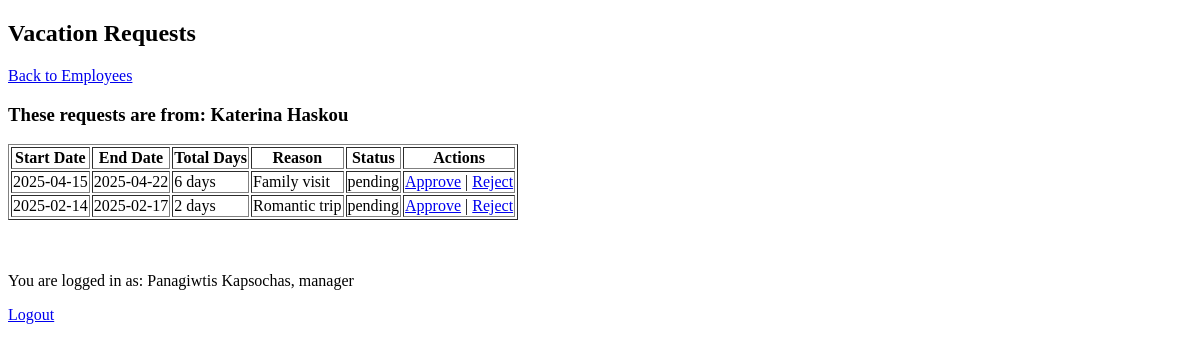
Before: /manageRequestsForm.php?employee_code=1111112 (signed in) with the older database file.
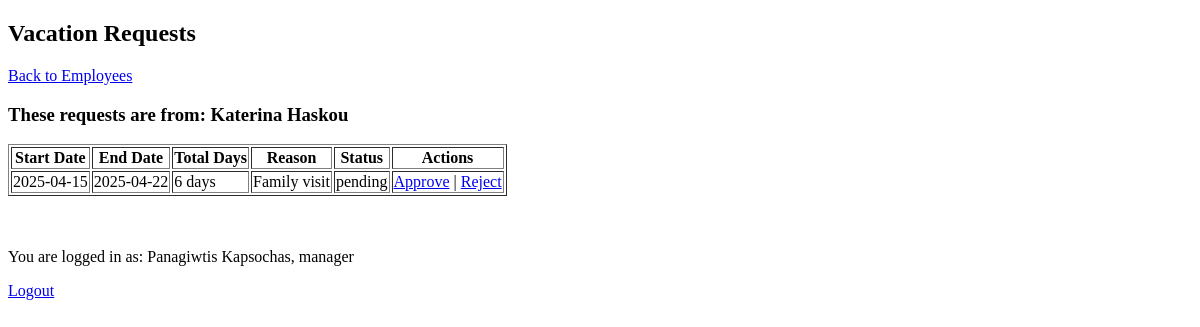
After: the same page with the newer database file.
### tables this page shows
CREATE TABLE `requests` (
  `id` int(11) NOT NULL,
  `employee_code` int(11) NOT NULL,
  `full_name` varchar(100) NOT NULL,
  `start_date` date NOT NULL,
  `end_date` date NOT NULL,
  `total_days` int(11) GENERATED ALWAYS AS (to_days(`end_date`) - to_days(`start_date`) + 1) STORED,
  `reason` text NOT NULL,
  `status` enum('pending','approved','rejected') NOT NULL
);

### middleware/utils.php (called while the page is built)
<?php
function countWeekdays($start_date, $end_date) {
    $start = new DateTime($start_date);
    $end = new DateTime($end_date);
    $interval = new DateInterval('P1D');
    $dateRange = new DatePeriod($start, $interval, $end->modify('+1 day'));
    $weekdayCount = 0;
    foreach ($dateRange as $date) {
        if ($date->format('N') < 6) {
            $weekdayCount++;
        }
    }
    return $weekdayCount;
}
?>

### public/manageRequestsForm.php (the view, shortened to what this page needs)
<?php
include __DIR__ . '/../src/config.php';
include __DIR__ . '/../middleware/utils.php';
$employee_code = $_GET['employee_code'] ?? null;
$stmt = $connection->prepare("SELECT full_name FROM users WHERE employee_code = ?");
$stmt->bind_param("i", $employee_code);
$stmt->execute();
$employee_result = $stmt->get_result();
$employee = $employee_result->fetch_assoc();
$employee_full_name = $employee['full_name'] ?? 'Unknown Employee';
$stmt = $connection->prepare("SELECT id, start_date, end_date, reason, status FROM requests WHERE employee_code = ?");
$stmt->bind_param("i", $employee_code);
$stmt->execute();
$result = $stmt->get_result();
?>
<!DOCTYPE html>
<html lang="en">
<head>
</head>
<body>
    <h2>Vacation Requests</h2>
    <a href="manageUsersForm.php">Back to Employees</a><br>
    <h3>These requests are from: <?php echo htmlspecialchars($employee_full_name); ?></h3>
    <table border="1">
        <tr>
            <th>Start Date</th>
            <th>End Date</th>
            <th>Total Days</th>
            <th>Reason</th>
            <th>Status</th>
            <th>Actions</th>
        </tr>
        <?php while ($row = $result->fetch_assoc()): ?>
        <tr>
            <td><?php echo htmlspecialchars($row['start_date']); ?></td>
            <td><?php echo htmlspecialchars($row['end_date']); ?></td>
            <td><?php echo countWeekdays($row['start_date'], $row['end_date']) . " days"; ?></td>
            <td><?php echo htmlspecialchars($row['reason']); ?></td>
            <td><?php echo htmlspecialchars($row['status']); ?></td>
            <td>
                <?php if ($row['status'] === 'pending'): ?>
                    <a href="manageRequets.php?id=<?php echo $row['id']; ?>&action=approved">Approve</a> |
                    <a href="manageRequets.php?id=<?php echo $row['id']; ?>&action=rejected">Reject</a>
                <?php else: ?>
                    <em>No Actions Available</em>
                <?php endif; ?>
            </td>
        </tr>
        <?php endwhile; ?>
    </table>
    <br>
    <br>
    <div class="logout">
        <p>You are logged in as: <?php echo $_SESSION['user_full_name'] . ", " . $_SESSION['user_role']; ?></p>
        <a href="logout.php">Logout</a>
    </div>
</body>
</html>

Changed rows visible on the page:
removed requests: start_date "2025-02-14", end_date "2025-02-17", countWeekdays($row['start_date'], $row['end_date']) "2", reason "Romantic trip", status "pending"
